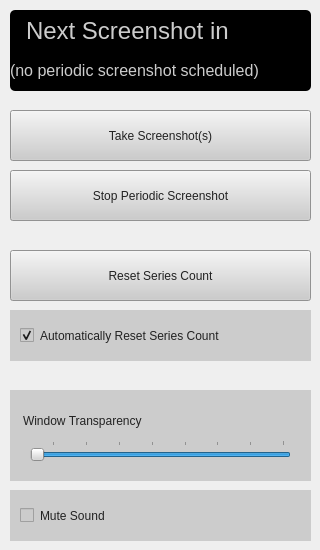
      <widget class="QWidget" name="tabControls">
       <property name="styleSheet">
        <string notr="true">color:#222;</string>
       </property>
       <attribute name="title">
        <string>Controls</string>
       </attribute>
       <widget class="QPushButton" name="buttonTake">
        <property name="geometry">
         <rect>
          <x>10</x>
          <y>110</y>
          <width>301</width>
          <height>51</height>
         </rect>
        </property>
        <property name="toolTip">
         <string>&lt;html&gt;&lt;head/&gt;&lt;body&gt;&lt;p&gt;Take a screenshot. Go ahead!&lt;/p&gt;&lt;/body&gt;&lt;/html&gt;</string>
        </property>
        <property name="styleSheet">
         <string notr="true">background:#ccc;
padding:10px;</string>
        </property>
        <property name="text">
         <string>Take Screenshot(s)</string>
        </property>
       </widget>
       <widget class="QPushButton" name="buttonStop">
        <property name="geometry">
         <rect>
          <x>10</x>
          <y>170</y>
          <width>301</width>
          <height>51</height>
         </rect>
        </property>
        <property name="toolTip">
         <string>&lt;html&gt;&lt;head/&gt;&lt;body&gt;&lt;p&gt;Cancel periodic screenshot plan. Only usable if &amp;quot;Hide This Window From Screenshot&amp;quot; in the next tab is UNchecked.&lt;/p&gt;&lt;/body&gt;&lt;/html&gt;</string>
        </property>
        <property name="styleSheet">
         <string notr="true">background:#ccc;
padding:10px;</string>
        </property>
        <property name="text">
         <string>Stop Periodic Screenshot</string>
        </property>
        <property name="shortcut">
         <string>Ctrl+C</string>
        </property>
       </widget>
       <widget class="QLabel" name="labelNextScreenshotIn">
        <property name="geometry">
         <rect>
          <x>10</x>
          <y>10</y>
          <width>301</width>
          <height>41</height>
         </rect>
        </property>
        <property name="styleSheet">
         <string notr="true">background:#000;
color:#ccc;
font-size:24px;
padding:10px;
qproperty-alignment:AlignCenter;
border-top-left-radius:5px;
border-top-right-radius:5px;</string>
        </property>
        <property name="text">
         <string>Next Screenshot in</string>
        </property>
       </widget>
       <widget class="QLabel" name="labelNextScreenshotInTime">
        <property name="geometry">
         <rect>
          <x>10</x>
          <y>50</y>
          <width>301</width>
          <height>41</height>
         </rect>
        </property>
        <property name="styleSheet">
         <string notr="true">background:#000;
color:#ccc;
font-size:16px;
qproperty-alignment: AlignCenter;
border-bottom-left-radius:5px;
border-bottom-right-radius:5px;
</string>
        </property>
        <property name="text">
         <string>(no periodic screenshot scheduled)</string>
        </property>
       </widget>
       <widget class="QSlider" name="sliderOpacity">
        <property name="geometry">
         <rect>
          <x>30</x>
          <y>440</y>
          <width>261</width>
          <height>21</height>
         </rect>
        </property>
        <property name="styleSheet">
         <string notr="true">background:#ccc;</string>
        </property>
        <property name="minimum">
         <number>25</number>
        </property>
        <property name="maximum">
         <number>100</number>
        </property>
        <property name="singleStep">
         <number>5</number>
        </property>
        <property name="value">
         <number>100</number>
        </property>
        <property name="orientation">
         <enum>Qt::Horizontal</enum>
        </property>
        <property name="invertedAppearance">
         <bool>true</bool>
        </property>
        <property name="invertedControls">
         <bool>false</bool>
        </property>
        <property name="tickPosition">
         <enum>QSlider::TicksAbove</enum>
        </property>
       </widget>
       <widget class="QLabel" name="labelTransparency">
        <property name="geometry">
         <rect>
          <x>10</x>
          <y>390</y>
          <width>301</width>
          <height>91</height>
         </rect>
        </property>
        <property name="toolTip">
         <string>&lt;html&gt;&lt;head/&gt;&lt;body&gt;&lt;p&gt;Not particularly useful, but you can change the transparency of this window if it tickles your fancy.&lt;/p&gt;&lt;/body&gt;&lt;/html&gt;</string>
        </property>
        <property name="styleSheet">
         <string notr="true">padding-left: 10px;
background: #ccc;
padding-bottom:30px;</string>
        </property>
        <property name="text">
         <string>Window Transparency</string>
        </property>
       </widget>
       <widget class="QPushButton" name="buttonResetSeriesCount">
        <property name="geometry">
         <rect>
          <x>10</x>
          <y>250</y>
          <width>301</width>
          <height>51</height>
         </rect>
        </property>
        <property name="toolTip">
         <string>&lt;html&gt;&lt;head/&gt;&lt;body&gt;&lt;p&gt;Resets series count to 0.&lt;/p&gt;&lt;p&gt;Explanation: for each program session the screenshot numbering continues where it stopped when you last pressed &amp;quot;Take Screenshot(s)&amp;quot;. &lt;/p&gt;&lt;/body&gt;&lt;/html&gt;</string>
        </property>
        <property name="styleSheet">
         <string notr="true">background:#ccc;
padding:10px;</string>
        </property>
        <property name="text">
         <string>Reset Series Count</string>
        </property>
        <property name="shortcut">
         <string>Ctrl+C</string>
        </property>
       </widget>
       <widget class="QCheckBox" name="checkboxAutomaticallyResetSeriesCount">
        <property name="geometry">
         <rect>
          <x>10</x>
          <y>310</y>
          <width>301</width>
          <height>51</height>
         </rect>
        </property>
        <property name="toolTip">
         <string>&lt;html&gt;&lt;head/&gt;&lt;body&gt;&lt;p&gt;Automatically reset series count to 0 after job is finished.&lt;/p&gt;&lt;/body&gt;&lt;/html&gt;</string>
        </property>
        <property name="styleSheet">
         <string notr="true">padding: 10px;
background: #ccc;</string>
        </property>
        <property name="text">
         <string>Automatically Reset Series Count</string>
        </property>
        <property name="checked">
         <bool>true</bool>
        </property>
       </widget>
       <widget class="QCheckBox" name="checkboxMuteSound">
        <property name="geometry">
         <rect>
          <x>10</x>
          <y>490</y>
          <width>301</width>
          <height>51</height>
         </rect>
        </property>
        <property name="toolTip">
         <string>&lt;html&gt;&lt;head/&gt;&lt;body&gt;&lt;p&gt;Don't play the screenshot sound upon taking the screenshot. Btw, the sound varies with the OS. For the interested: the sound is played by the QApplication::beep() call.&lt;/p&gt;&lt;/body&gt;&lt;/html&gt;</string>
        </property>
        <property name="styleSheet">
         <string notr="true">padding: 10px;
background: #ccc;</string>
        </property>
        <property name="text">
         <string>Mute Sound</string>
        </property>
       </widget>
       <zorder>labelTransparency</zorder>
       <zorder>buttonTake</zorder>
       <zorder>buttonStop</zorder>
       <zorder>labelNextScreenshotIn</zorder>
       <zorder>labelNextScreenshotInTime</zorder>
       <zorder>sliderOpacity</zorder>
       <zorder>buttonResetSeriesCount</zorder>
       <zorder>checkboxAutomaticallyResetSeriesCount</zorder>
       <zorder>checkboxMuteSound</zorder>
       <zorder>labelScreenshotPreview</zorder>
       <zorder>label</zorder>
      </widget>
